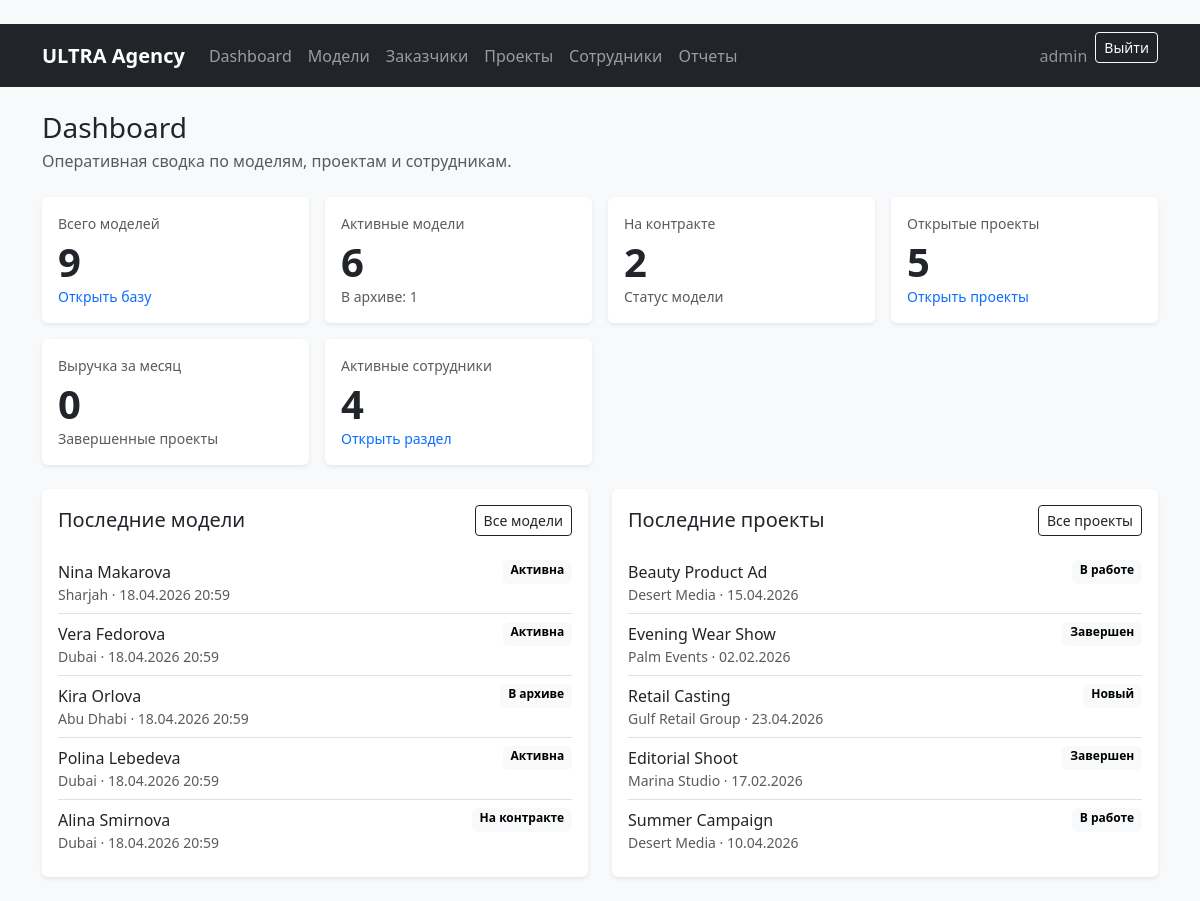
The app's page / (signed in), older data.
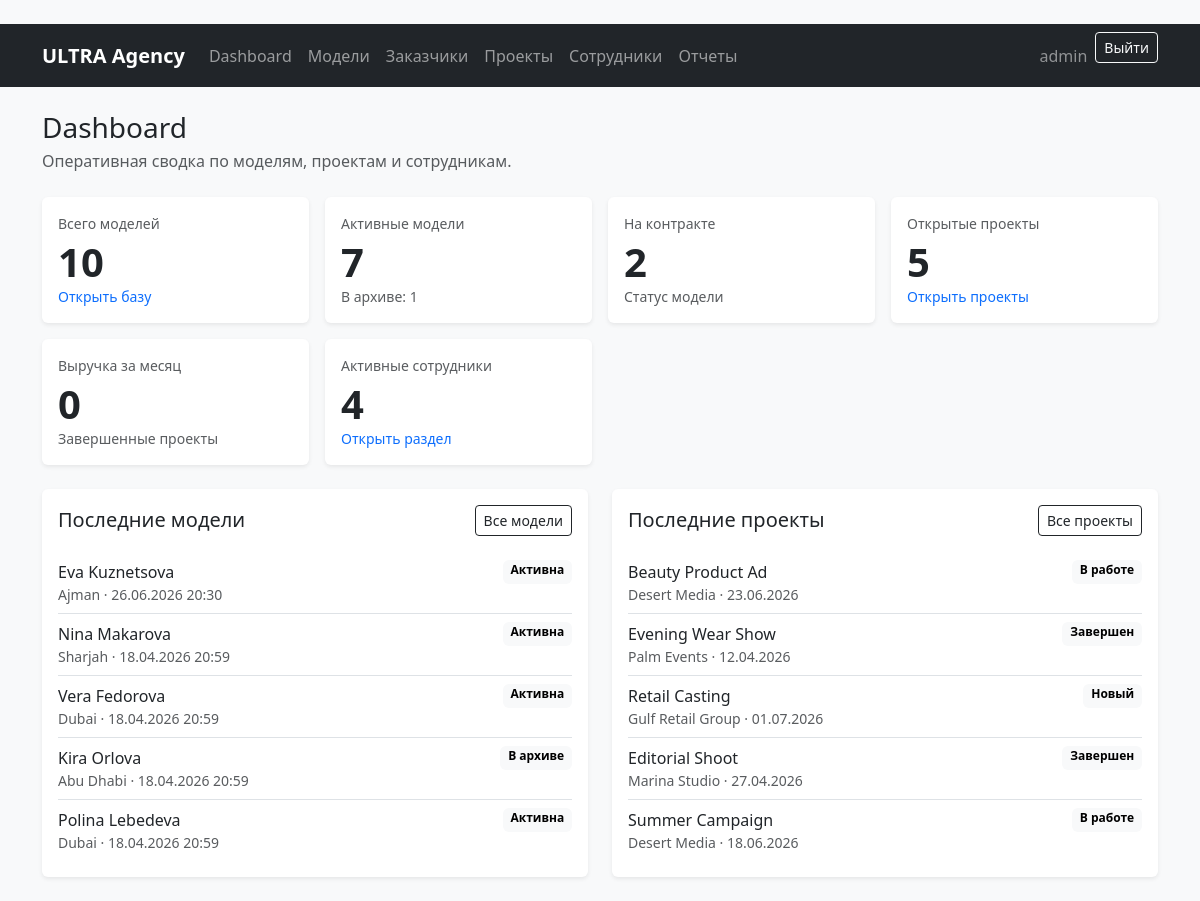
The same page, newer data.
### models_app/models.py (models this page shows)
class ModelCard(models.Model):
    class Category(models.TextChoices):
        TOP = 'top', 'Top-model'
        NEW_FACE = 'new_face', 'New face'
        COMMERCIAL = 'commercial', 'Commercial'
    class Status(models.TextChoices):
        ACTIVE = 'active', 'Активна'
        ARCHIVED = 'archived', 'В архиве'
        ON_CONTRACT = 'on_contract', 'На контракте'
    first_name = models.CharField('Имя', max_length=100)
    last_name = models.CharField('Фамилия', max_length=100)
    birth_date = models.DateField('Дата рождения', null=True, blank=True)
    phone = models.CharField('Телефон', max_length=30)
    email = models.EmailField('Email', blank=True)
    city = models.CharField('Город', max_length=100)
    height = models.PositiveSmallIntegerField('Рост, см')
    bust = models.PositiveSmallIntegerField('Объем груди, см')
    waist = models.PositiveSmallIntegerField('Талия, см')
    hips = models.PositiveSmallIntegerField('Бедра, см')
    shoe_size = models.DecimalField(
        'Размер обуви',
        max_digits=4,
        decimal_places=1,
        null=True,
        blank=True,
    )
    hair_color = models.CharField('Цвет волос', max_length=50, blank=True)
    eye_color = models.CharField('Цвет глаз', max_length=50, blank=True)
    experience = models.TextField('Опыт работы / описание', blank=True)
    category = models.CharField(
        'Категория',
        max_length=20,
        choices=Category.choices,
        default=Category.NEW_FACE,
    )
    status = models.CharField(
        'Статус',
        max_length=20,
        choices=Status.choices,
        default=Status.ACTIVE,
    )
    created_at = models.DateTimeField('Дата добавления', auto_now_add=True)
    updated_at = models.DateTimeField('Дата обновления', auto_now=True)
    added_by = models.ForeignKey(
        settings.AUTH_USER_MODEL,
        on_delete=models.SET_NULL,
        null=True,
        blank=True,
        related_name='added_model_cards',
        verbose_name='Кем добавлена анкета',
    )
    main_photo = models.ImageField(
        'Главное фото',
        upload_to='models/main/',
        null=True,
        blank=True,
    )
    class Meta:
        verbose_name = 'Анкета модели'
        verbose_name_plural = 'Анкеты моделей'
        ordering = ['last_name', 'first_name']
    def __str__(self):
        return f'{self.first_name} {self.last_name}'

### projects/models.py (models this page shows, shortened)
class Project(db_models.Model):
    class ProjectType(db_models.TextChoices):
        CASTING = 'casting', 'Кастинг'
        PHOTOSESSION = 'photosession', 'Фотосессия'
        SHOW = 'show', 'Показ'
        ADVERTISING = 'advertising', 'Реклама'
    class Status(db_models.TextChoices):
        NEW = 'new', 'Новый'
        IN_PROGRESS = 'in_progress', 'В работе'
        COMPLETED = 'completed', 'Завершен'
        CANCELED = 'canceled', 'Отменен'
    title = db_models.CharField('Название', max_length=200)
    client = db_models.ForeignKey(
        Client,
        on_delete=db_models.PROTECT,
        related_name='projects',
        verbose_name='Заказчик',
    )
    project_type = db_models.CharField(
        'Тип проекта',
        max_length=20,
        choices=ProjectType.choices,
        default=ProjectType.CASTING,
    )
    description = db_models.TextField('Описание', blank=True)
    start_date = db_models.DateField('Дата начала')
    end_date = db_models.DateField('Дата окончания', null=True, blank=True)
    status = db_models.CharField(
        'Статус',
        max_length=20,
        choices=Status.choices,
        default=Status.NEW,
    )
    budget = db_models.DecimalField(
        'Бюджет / выручка',
        max_digits=12,
        decimal_places=2,
        default=0,
    )
    responsible_employee = db_models.ForeignKey(
        EmployeeProfile,
        on_delete=db_models.SET_NULL,
        null=True,
        blank=True,
        related_name='projects',
        verbose_name='Ответственный сотрудник',
    )
    models = db_models.ManyToManyField(
        ModelCard,
        through='Participation',
        related_name='projects',
        verbose_name='Модели',
        blank=True,
    )
    notes = db_models.TextField('Заметки', blank=True)
    created_at = db_models.DateTimeField('Дата создания', auto_now_add=True)
    updated_at = db_models.DateTimeField('Дата обновления', auto_now=True)
    class Meta:
        verbose_name = 'Проект'
        verbose_name_plural = 'Проекты'
        ordering = ['-start_date', 'title']

### clients/models.py (models this page shows, shortened)
class Client(models.Model):
    name = models.CharField('Название / имя заказчика', max_length=150)
    contact_person = models.CharField('Контактное лицо', max_length=120, blank=True)
    phone = models.CharField('Телефон', max_length=30, blank=True)
    email = models.EmailField('Email', blank=True)
    city = models.CharField('Город', max_length=100, blank=True)
    notes = models.TextField('Заметки', blank=True)
    created_at = models.DateTimeField('Дата добавления', auto_now_add=True)
    updated_at = models.DateTimeField('Дата обновления', auto_now=True)
    class Meta:
        verbose_name = 'Заказчик'
        verbose_name_plural = 'Заказчики'
        ordering = ['name']

### core/views.py (the view)
# urls.py: path('', DashboardView.as_view(), name='dashboard'),
class DashboardView(LoginRequiredMixin, TemplateView):
    template_name = 'core/dashboard.html'
    def get_context_data(self, **kwargs):
        context = super().get_context_data(**kwargs)
        today = timezone.localdate()
        current_month_revenue = Project.objects.filter(
            status=Project.Status.COMPLETED,
            end_date__year=today.year,
            end_date__month=today.month,
        ).aggregate(total=Sum('budget'))['total'] or 0
        context.update(
            {
                'total_models': ModelCard.objects.count(),
                'active_models': ModelCard.objects.filter(status=ModelCard.Status.ACTIVE).count(),
                'archived_models': ModelCard.objects.filter(status=ModelCard.Status.ARCHIVED).count(),
                'contract_models': ModelCard.objects.filter(status=ModelCard.Status.ON_CONTRACT).count(),
                'open_projects': Project.objects.filter(
                    status__in=[Project.Status.NEW, Project.Status.IN_PROGRESS],
                ).count(),
                'current_month_revenue': current_month_revenue,
                'can_view_revenue': can_view_financial_reports(self.request.user),
                'can_manage_employees': can_manage_employees(self.request.user),
                'employees_count': EmployeeProfile.objects.filter(is_active=True, user__is_active=True).count(),
                'latest_models': ModelCard.objects.select_related('added_by').order_by('-created_at')[:5],
                'latest_projects': Project.objects.select_related('client', 'responsible_employee').order_by('-created_at')[:5],
            }
        )
        return context

### core/permissions.py (called while the page is built, shortened)
def get_user_role(user):
    if not user.is_authenticated or not user.is_active:
        return None
    if user.is_superuser:
        return ROLE_ADMIN

def user_has_any_role(user, roles):
    role = get_user_role(user)
    return role in roles

def can_view_financial_reports(user):
    return user_has_any_role(user, FINANCIAL_REPORT_ROLES)

def can_manage_employees(user):
    return user_has_any_role(user, EMPLOYEE_SECTION_ROLES)

### templates/core/dashboard.html (shortened to what the changed rows need)
{% extends 'base.html' %}
{% block content %}
<div class="d-flex flex-column flex-md-row justify-content-between gap-3 mb-4">
    <div>
        <h1 class="h3 mb-1">Dashboard</h1>
    </div>
</div>
<div class="row g-3 mb-4">
    <div class="col-sm-6 col-xl-3">
        <div class="card border-0 shadow-sm h-100">
            <div class="card-body">
                <div class="text-muted small mb-1">Всего моделей</div>
                <div class="display-6 fw-semibold">{{ total_models }}</div>
                <a class="small text-decoration-none" href="{% url 'models_app:model_list' %}">Открыть базу</a>
            </div>
        </div>
    </div>
    <div class="col-sm-6 col-xl-3">
        <div class="card border-0 shadow-sm h-100">
            <div class="card-body">
                <div class="text-muted small mb-1">Активные модели</div>
                <div class="display-6 fw-semibold">{{ active_models }}</div>
                <span class="small text-muted">В архиве: {{ archived_models }}</span>
            </div>
        </div>
    </div>
</div>
<div class="row g-4">
    <div class="col-lg-6">
        <div class="card border-0 shadow-sm h-100">
            <div class="card-body">
                <div class="d-flex justify-content-between align-items-center mb-3">
                    <h2 class="h5 mb-0">Последние модели</h2>
                </div>
                {% if latest_models %}
                    <div class="list-group list-group-flush">
                        {% for model_card in latest_models %}
                            <a class="list-group-item list-group-item-action px-0" href="{% url 'models_app:model_detail' model_card.pk %}">
                                <div class="d-flex justify-content-between gap-3">
                                    <span>{{ model_card }}</span>
                                    <span class="badge text-bg-light">{{ model_card.get_status_display }}</span>
                                </div>
                                <div class="small text-muted">{{ model_card.city }} · {{ model_card.created_at|date:'d.m.Y H:i' }}</div>
                            </a>
                        {% endfor %}
                    </div>
                {% else %}
                    <p class="text-muted mb-0">Анкеты моделей пока не добавлены.</p>
                {% endif %}
            </div>
        </div>
    </div>
    <div class="col-lg-6">
        <div class="card border-0 shadow-sm h-100">
            <div class="card-body">
                <div class="d-flex justify-content-between align-items-center mb-3">
                    <h2 class="h5 mb-0">Последние проекты</h2>
                </div>
                {% if latest_projects %}
                    <div class="list-group list-group-flush">
                        {% for project in latest_projects %}
                            <a class="list-group-item list-group-item-action px-0" href="{% url 'projects:project_detail' project.pk %}">
                                <div class="d-flex justify-content-between gap-3">
                                    <span>{{ project.title }}</span>
                                    <span class="badge text-bg-light">{{ project.get_status_display }}</span>
                                </div>
                                <div class="small text-muted">{{ project.client.name }} · {{ project.start_date|date:'d.m.Y' }}</div>
                            </a>
                        {% endfor %}
                    </div>
                {% else %}
                    <p class="text-muted mb-0">Проекты пока не добавлены.</p>
                {% endif %}
            </div>
        </div>
    </div>
</div>
{% endblock %}

Row changes from the older to the newer data that the page shows:
no longer on this page (row edited): ModelCard: first_name+last_name "Alina Smirnova", status "На контракте", city "Dubai", created_at "18.04.2026 20:59"
added ModelCard: first_name+last_name "Eva Kuznetsova", status "Активна", city "Ajman", created_at "26.06.2026 20:30"
changed Project "Beauty Product Ad": start_date "15.04.2026" → "23.06.2026"
changed Project "Evening Wear Show": start_date "02.02.2026" → "12.04.2026"
changed Project "Retail Casting": start_date "23.04.2026" → "01.07.2026"
changed Project "Editorial Shoot": start_date "17.02.2026" → "27.04.2026"
changed Project "Summer Campaign": start_date "10.04.2026" → "18.06.2026"
Text that changed along with them:
{{ total_models }}: "9" → "10"
{{ active_models }}: "6" → "7"
